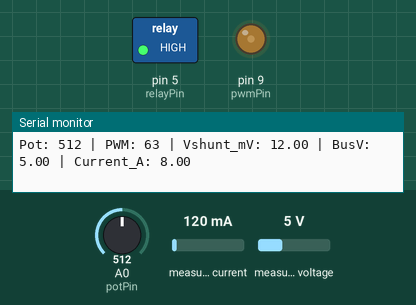
Recording of a sketch running on a simulated Arduino Uno, built with avr-gcc and run on an emulated ATmega328P. Parts: switched loads named in the sketch (green lamp = pin HIGH), output pins drawn as LEDs (lit = HIGH), the last lines printed to the serial monitor. Wiring (inferred from the names in the program): INA219 current sensor at I2C address 0x40. The inputs (shaded band) are chosen by the test bench; at power-on: A0 (potPin) = 512, measured current 120 mA, measured voltage 5 V.

Above: at 2.2 s.
2.3 s: A0 (potPin) set to 716
At 3.1 s:
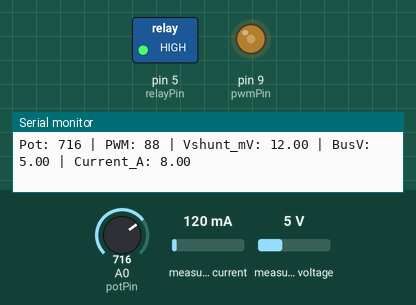
4.0 s: A0 (potPin) set to 511
At 4.6 s:
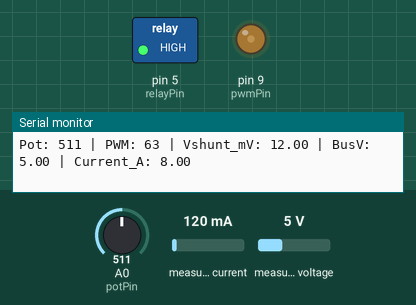
Timing chart, 0 to 7.0 s (numbered marks = the images above; inputs shaded):
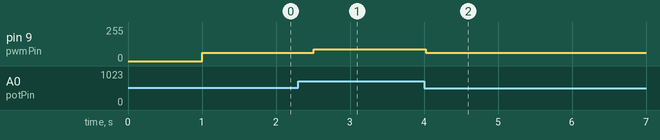

Measured:
- after the input at 2.3 s, pin 9 (pwmPin): 63/255 → 88/255 after 0.21 s
- after the input at 4.0 s, pin 9 (pwmPin): 88/255 → 63/255 at once

The sketch:

_INA219_Testing_02.ino
```cpp
#include <Wire.h>

const int INA219_ADDR = 0x40;  // Default I2C address for INA219

const int potPin = A0;  // Potentiometer input
const int pwmPin = 9;   // PWM output to PWM-to-Voltage module
const int relayPin = 5; // Relay control pin
const int pwmMax = 127; // PWM cap (5V max)
const int pwmMin = 0;   // PWM min (0V)

// INA219 register addresses
const int REG_SHUNT_VOLTAGE = 0x01;
const int REG_BUS_VOLTAGE   = 0x02;
const int REG_CURRENT       = 0x04;
const int REG_CALIBRATION   = 0x05;

// INA219 calibration factor for 50A/75mV shunt
const int INA219_CAL = 4096;  // Adjust if needed

void setup() {
    Serial.begin(115200);
    Wire.begin();

    // Configure INA219 calibration
    writeRegister16(REG_CALIBRATION, INA219_CAL);

    pinMode(pwmPin, OUTPUT);
    pinMode(relayPin, OUTPUT);

    // Turn on the relay
    digitalWrite(relayPin, HIGH);
    Serial.println("Relay ON | Vgs Control + Direct INA219 Test Ready");
    delay(1000);
}

void loop() {
    // Read potentiometer (0-1023)
    int potValue = analogRead(potPin);

    // Map to PWM range (0 - 127 max)
    int pwmValue = map(potValue, 0, 1023, pwmMin, pwmMax);
    analogWrite(pwmPin, pwmValue);

    // Read INA219 values
    float shuntVoltage_mV = readShuntVoltage();
    float busVoltage_V = readBusVoltage();
    float current_A = (shuntVoltage_mV * 50.0) / 75.0;  // Convert shunt voltage to Amps

    // Print readings
    Serial.print("Pot: "); Serial.print(potValue);
    Serial.print(" | PWM: "); Serial.print(pwmValue);
    Serial.print(" | Vshunt_mV: "); Serial.print(shuntVoltage_mV);
    Serial.print(" | BusV: "); Serial.print(busVoltage_V);
    Serial.print(" | Current_A: "); Serial.println(current_A);

    delay(500); // Slow down updates for readability
}

// Function to read 16-bit shunt voltage register
float readShuntVoltage() {
    int16_t rawValue = readRegister16(REG_SHUNT_VOLTAGE);
    return rawValue * 0.01;  // Convert to mV (10µV per LSB)
}

// Function to read 16-bit bus voltage register
float readBusVoltage() {
    int16_t rawValue = readRegister16(REG_BUS_VOLTAGE);
    return (rawValue >> 3) * 4.0 / 1000.0;  // Convert to V (LSB = 4mV)
}

// Function to write to INA219 register
void writeRegister16(uint8_t reg, uint16_t value) {
    Wire.beginTransmission(INA219_ADDR);
    Wire.write(reg);
    Wire.write(value >> 8);
    Wire.write(value & 0xFF);
    Wire.endTransmission();
}

// Function to read 16-bit value from INA219 register
int16_t readRegister16(uint8_t reg) {
    Wire.beginTransmission(INA219_ADDR);
    Wire.write(reg);
    Wire.endTransmission();
    Wire.requestFrom(INA219_ADDR, 2);

    if (Wire.available() < 2) return 0;  // Prevent errors

    int16_t value = (Wire.read() << 8) | Wire.read();
    return value;
}
```
